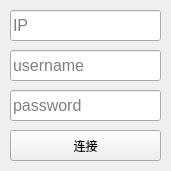
<?xml version="1.0" encoding="UTF-8"?>
<ui version="4.0">
 <class>Form</class>
 <widget class="QWidget" name="Form">
  <property name="geometry">
   <rect>
    <x>0</x>
    <y>0</y>
    <width>171</width>
    <height>171</height>
   </rect>
  </property>
  <property name="windowTitle">
   <string>连接</string>
  </property>
  <widget class="QLineEdit" name="lineEdit_ip">
   <property name="geometry">
    <rect>
     <x>10</x>
     <y>10</y>
     <width>151</width>
     <height>31</height>
    </rect>
   </property>
   <property name="font">
    <font>
     <pointsize>12</pointsize>
    </font>
   </property>
   <property name="placeholderText">
    <string>IP</string>
   </property>
  </widget>
  <widget class="QLineEdit" name="lineEdit_username">
   <property name="geometry">
    <rect>
     <x>10</x>
     <y>50</y>
     <width>151</width>
     <height>31</height>
    </rect>
   </property>
   <property name="font">
    <font>
     <pointsize>12</pointsize>
    </font>
   </property>
   <property name="placeholderText">
    <string>username</string>
   </property>
  </widget>
  <widget class="QLineEdit" name="lineEdit_password">
   <property name="geometry">
    <rect>
     <x>10</x>
     <y>90</y>
     <width>151</width>
     <height>31</height>
    </rect>
   </property>
   <property name="font">
    <font>
     <pointsize>12</pointsize>
    </font>
   </property>
   <property name="placeholderText">
    <string>password</string>
   </property>
  </widget>
  <widget class="QPushButton" name="pushButton_login">
   <property name="geometry">
    <rect>
     <x>10</x>
     <y>130</y>
     <width>151</width>
     <height>31</height>
    </rect>
   </property>
   <property name="locale">
    <locale language="Chinese" country="China"/>
   </property>
   <property name="text">
    <string>连接</string>
   </property>
  </widget>
 </widget>
 <resources/>
 <connections/>
</ui>
